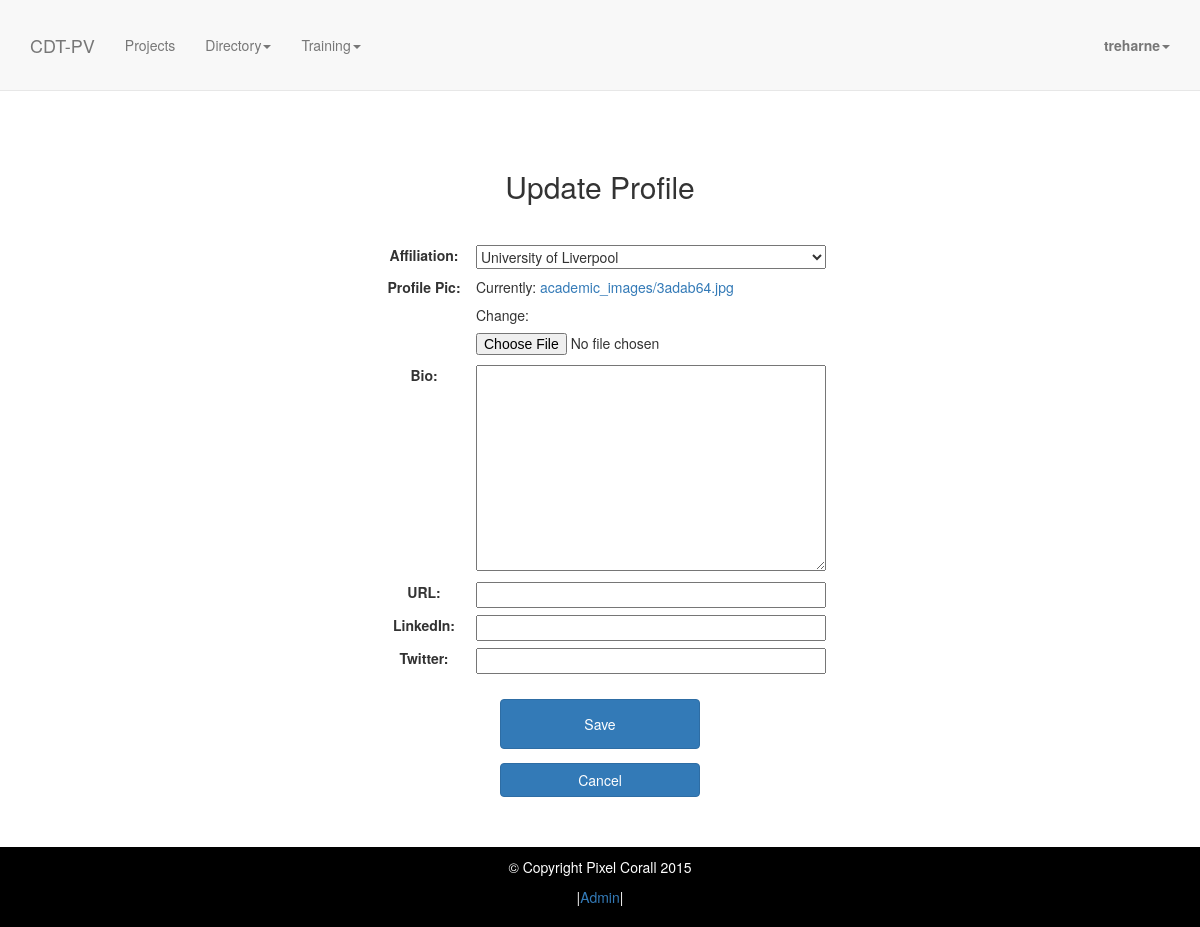
/user/update_profile/ (signed in), run on an earlier commit of the app's database.
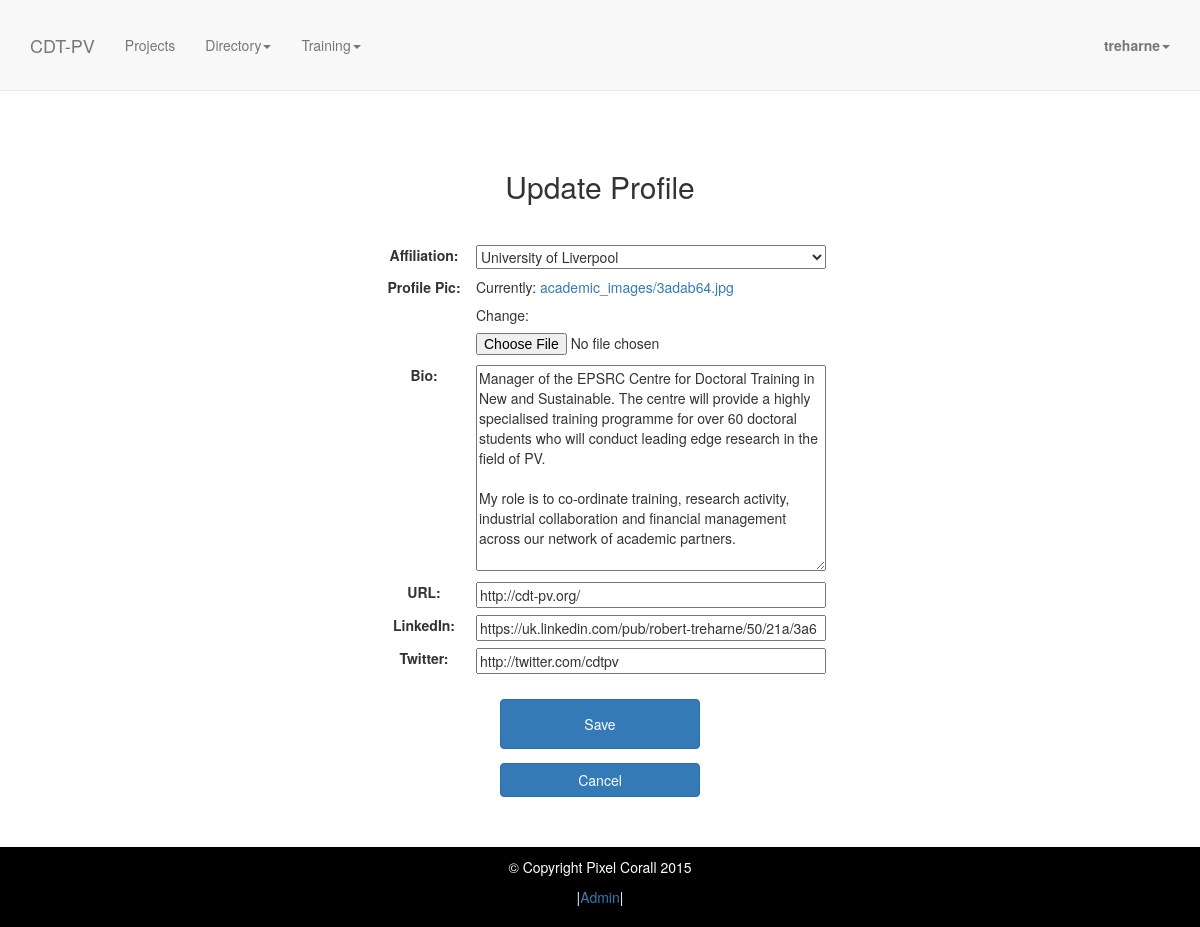
And on a later commit of the database.
### profiles/models.py (models this page shows, shortened)
class Academic(models.Model):
    user = models.ForeignKey(User, blank=True, null=True)
    title = models.CharField(max_length=5)
    role = models.CharField(max_length= 50)
    first_name = models.CharField(max_length=128)
    last_name = models.CharField(max_length=128)
    affiliation = models.ForeignKey(Partner)
    bio = models.TextField(max_length=2000, blank=True)
    pic = ImageField(upload_to='academic_images', default='static/img/avatar.png')
    url = models.URLField(blank=True)
    twitter = models.URLField(blank=True)
    linkedIn = models.URLField(blank=True)

### profiles/views.py (the view)
@login_required
def update_profile(request):
    submitted = False
    try:
        inst = Researcher.objects.get(user=request.user)
    except ObjectDoesNotExist:
        inst = Academic.objects.get(user=request.user)
    if request.method == 'POST':
        profile_form = ProfileForm(data=request.POST, instance=inst)
        if profile_form.is_valid():
            profile = profile_form.save(commit=False)
            profile.user= request.user
            if 'pic' in request.FILES:
                profile.pic= request.FILES['pic']
            profile.save()
            submitted=True
        else:
            print profile_form.errors
    else:
        profile_form = ProfileForm(instance=inst)
    return render(request, 'update_profile.html', {'profile_form': profile_form, 'submitted': submitted})

### profiles/forms.py
class ProfileForm(forms.ModelForm):
    def __init__(self, *args, **kwargs):
        super(ProfileForm, self).__init__(*args, **kwargs)
        self.fields['pic'].label = 'Picture'
    class Meta:
        model = Academic
        fields = ('affiliation', 'pic', 'bio', 'url', 'linkedIn', 'twitter')

### profiles/models.py (called while the page is built)
    def __unicode__(self):
        return self.name

### profiles/templates/update_profile.html (shortened to what this page needs)
{% extends 'base.html' %}
{% block content %}
    <section id="register" class="register-section">
        <div class="container">
            <div class="row">
                <div class="col-lg-8 col-sm-offset-2">
					<h2>Update Profile</h2>
					{% if submitted%}
					<p>Your profile has been updated</p>
					<a href="{% url 'dashboard' %}">Return to dashboard</a>
					{% else %}
					<form id = "profile_form" method="post" action="/user/update_profile/" enctype="multipart/form-data">
						<ul>
							<li><label>Affiliation:</label>{{profile_form.affiliation}}</li>
							<li><label>Profile Pic:</label><div class="file-input">{{profile_form.pic}}</div></li>
							<li><label>Bio:</label>{{profile_form.bio}}</li>
							<li><label>URL:</label>{{profile_form.url}}</li>
							<li><label>LinkedIn:</label>{{profile_form.linkedIn}}</li>
							<li><label>Twitter:</label>{{profile_form.twitter}}</li>
						</ul>
						<input class="btn btn-primary page-scroll" type="submit" name="submit" value="Save" />
					</form>
					<div class="col-lg-12 center">
						<a class="btn btn-primary page-scroll" href="{% url 'dashboard' %}">Cancel</a>
					</div>
					{% endif %}
				</div>
			</div>
		</div>
	</section>
{% endblock %}

What changed in the data, as far as the page shows it:
changed Academic "University of Liverpool": bio (not shown) → "Manager of the EPSRC Centre for Doctoral Training in New and Sustainable. The centre will provide a highly specialised training programme for over 60 doctoral students who will conduct leading edge research in the field of PV. My role is to co-ordinate training, research activity, industrial collaboration and financial management across our network of academic partners."; url (not shown) → "http://cdt-pv.org/"; linkedIn (not shown) → "https://uk.linkedin.com/pub/robert-treharne/50/21a/3a6"; twitter (not shown) → "http://twitter.com/cdtpv"
